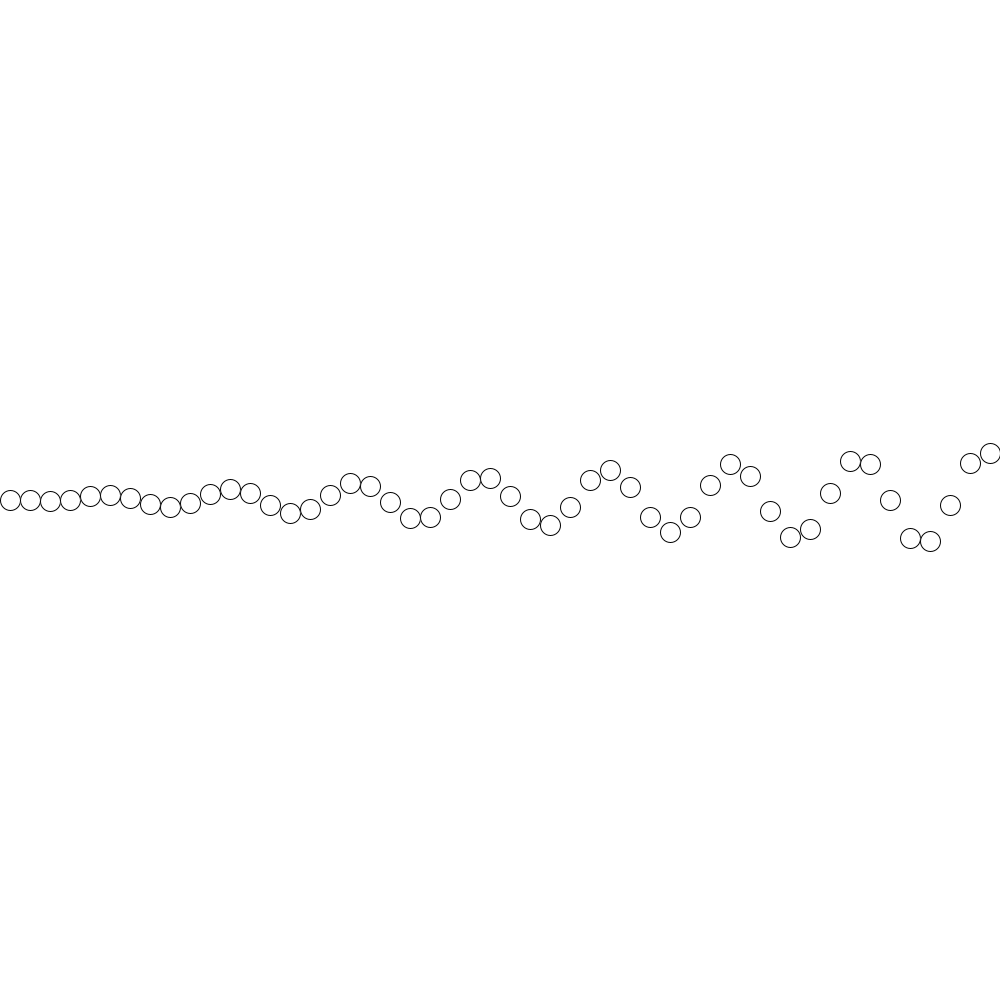
Frame 1 (no input)
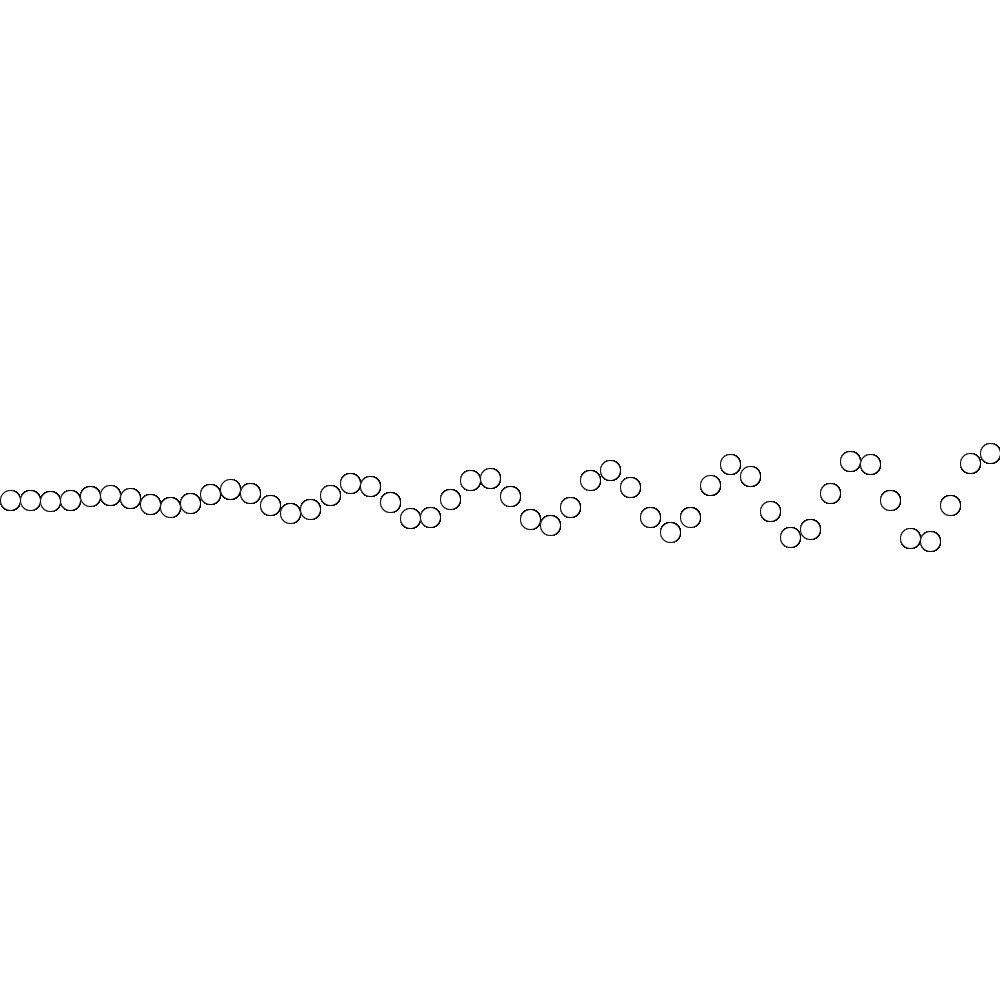
Frame 60 (the mouse pressed at the canvas centre just before this capture)
Frame 120 (the mouse held since frame 60 and released just before this capture): identical to frame 60, image omitted

The Processing sketch that drew these frames (run headless with seeded random() and noise(); from frame 60 on, the mouse is pressed at the canvas centre):

// Processing sketch: Contiguous_Circles
// ── Contiguous_Circles.pde
float offset = 10;
float amp = 10;

void setup(){
  size(1000,1000);
  background(255);
  
  
}


void draw(){
 for (float i=0; i<width; i++){
   
   
    ellipse(offset+i*20,width/2 + sin(i) * (i) ,20,20);
    //ellipse(height/2 + cos(i) * (i),offset+i*20,20,20);
 }
  
  
}
